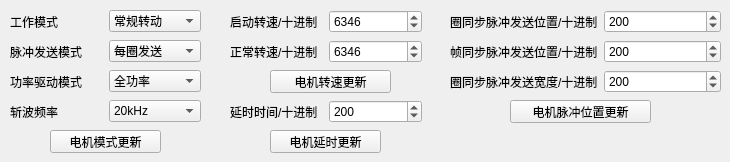
   <widget class="QWidget" name="tab_2">
    <attribute name="title">
     <string>电机注数</string>
    </attribute>
    <widget class="QPushButton" name="pushButton_djmode">
     <property name="geometry">
      <rect>
       <x>50</x>
       <y>130</y>
       <width>111</width>
       <height>23</height>
      </rect>
     </property>
     <property name="text">
      <string>电机模式更新</string>
     </property>
    </widget>
    <widget class="QWidget" name="layoutWidget_3">
     <property name="geometry">
      <rect>
       <x>230</x>
       <y>40</y>
       <width>192</width>
       <height>23</height>
      </rect>
     </property>
     <layout class="QHBoxLayout" name="horizontalLayout_22">
      <item>
       <widget class="QLabel" name="label_21">
        <property name="text">
         <string>正常转速/十进制</string>
        </property>
       </widget>
      </item>
      <item>
       <widget class="QSpinBox" name="spinBox_dj_work_rpm">
        <property name="enabled">
         <bool>true</bool>
        </property>
        <property name="readOnly">
         <bool>false</bool>
        </property>
        <property name="minimum">
         <number>1</number>
        </property>
        <property name="maximum">
         <number>65535</number>
        </property>
        <property name="value">
         <number>6346</number>
        </property>
        <property name="displayIntegerBase">
         <number>10</number>
        </property>
       </widget>
      </item>
     </layout>
    </widget>
    <widget class="QPushButton" name="pushButton_djrpm">
     <property name="geometry">
      <rect>
       <x>270</x>
       <y>70</y>
       <width>121</width>
       <height>23</height>
      </rect>
     </property>
     <property name="text">
      <string>电机转速更新</string>
     </property>
    </widget>
    <widget class="QWidget" name="layoutWidget_4">
     <property name="geometry">
      <rect>
       <x>230</x>
       <y>100</y>
       <width>192</width>
       <height>23</height>
      </rect>
     </property>
     <layout class="QHBoxLayout" name="horizontalLayout_23">
      <item>
       <widget class="QLabel" name="label_22">
        <property name="text">
         <string>延时时间/十进制</string>
        </property>
       </widget>
      </item>
      <item>
       <widget class="QSpinBox" name="spinBox_dj_relay">
        <property name="enabled">
         <bool>true</bool>
        </property>
        <property name="readOnly">
         <bool>false</bool>
        </property>
        <property name="minimum">
         <number>1</number>
        </property>
        <property name="maximum">
         <number>65535</number>
        </property>
        <property name="value">
         <number>200</number>
        </property>
        <property name="displayIntegerBase">
         <number>10</number>
        </property>
       </widget>
      </item>
     </layout>
    </widget>
    <widget class="QPushButton" name="pushButton_djrelay">
     <property name="geometry">
      <rect>
       <x>270</x>
       <y>130</y>
       <width>111</width>
       <height>23</height>
      </rect>
     </property>
     <property name="text">
      <string>电机延时更新</string>
     </property>
    </widget>
    <widget class="QWidget" name="layoutWidget_5">
     <property name="geometry">
      <rect>
       <x>450</x>
       <y>10</y>
       <width>271</width>
       <height>23</height>
      </rect>
     </property>
     <layout class="QHBoxLayout" name="horizontalLayout_24">
      <item>
       <widget class="QLabel" name="label_23">
        <property name="text">
         <string>圈同步脉冲发送位置/十进制</string>
        </property>
       </widget>
      </item>
      <item>
       <widget class="QSpinBox" name="spinBox_dj_loop_pos">
        <property name="enabled">
         <bool>true</bool>
        </property>
        <property name="readOnly">
         <bool>false</bool>
        </property>
        <property name="minimum">
         <number>1</number>
        </property>
        <property name="maximum">
         <number>65535</number>
        </property>
        <property name="value">
         <number>200</number>
        </property>
        <property name="displayIntegerBase">
         <number>10</number>
        </property>
       </widget>
      </item>
     </layout>
    </widget>
    <widget class="QWidget" name="layoutWidget_6">
     <property name="geometry">
      <rect>
       <x>450</x>
       <y>40</y>
       <width>271</width>
       <height>23</height>
      </rect>
     </property>
     <layout class="QHBoxLayout" name="horizontalLayout_25">
      <item>
       <widget class="QLabel" name="label_24">
        <property name="text">
         <string>帧同步脉冲发送位置/十进制</string>
        </property>
       </widget>
      </item>
      <item>
       <widget class="QSpinBox" name="spinBox_dj_frame_pos">
        <property name="enabled">
         <bool>true</bool>
        </property>
        <property name="readOnly">
         <bool>false</bool>
        </property>
        <property name="minimum">
         <number>1</number>
        </property>
        <property name="maximum">
         <number>65535</number>
        </property>
        <property name="value">
         <number>200</number>
        </property>
        <property name="displayIntegerBase">
         <number>10</number>
        </property>
       </widget>
      </item>
     </layout>
    </widget>
    <widget class="QWidget" name="layoutWidget_7">
     <property name="geometry">
      <rect>
       <x>450</x>
       <y>70</y>
       <width>271</width>
       <height>23</height>
      </rect>
     </property>
     <layout class="QHBoxLayout" name="horizontalLayout_26">
      <item>
       <widget class="QLabel" name="label_25">
        <property name="text">
         <string>圈同步脉冲发送宽度/十进制</string>
        </property>
       </widget>
      </item>
      <item>
       <widget class="QSpinBox" name="spinBox_dj_loop_width">
        <property name="enabled">
         <bool>true</bool>
        </property>
        <property name="readOnly">
         <bool>false</bool>
        </property>
        <property name="minimum">
         <number>1</number>
        </property>
        <property name="maximum">
         <number>255</number>
        </property>
        <property name="value">
         <number>200</number>
        </property>
        <property name="displayIntegerBase">
         <number>10</number>
        </property>
       </widget>
      </item>
     </layout>
    </widget>
    <widget class="QPushButton" name="pushButton_djpos">
     <property name="geometry">
      <rect>
       <x>510</x>
       <y>100</y>
       <width>141</width>
       <height>23</height>
      </rect>
     </property>
     <property name="text">
      <string>电机脉冲位置更新</string>
     </property>
    </widget>
    <widget class="QWidget" name="layoutWidget">
     <property name="geometry">
      <rect>
       <x>10</x>
       <y>10</y>
       <width>191</width>
       <height>23</height>
      </rect>
     </property>
     <layout class="QHBoxLayout" name="horizontalLayout_17">
      <item>
       <widget class="QLabel" name="label_16">
        <property name="text">
         <string>工作模式</string>
        </property>
       </widget>
      </item>
      <item>
       <widget class="QComboBox" name="comboBox_djmode">
        <item>
         <property name="text">
          <string>常规转动</string>
         </property>
        </item>
        <item>
         <property name="text">
          <string>同步转动</string>
         </property>
        </item>
        <item>
         <property name="text">
          <string>反向转动</string>
         </property>
        </item>
       </widget>
      </item>
     </layout>
    </widget>
    <widget class="QWidget" name="layoutWidget">
     <property name="geometry">
      <rect>
       <x>10</x>
       <y>40</y>
       <width>191</width>
       <height>23</height>
      </rect>
     </property>
     <layout class="QHBoxLayout" name="horizontalLayout_18">
      <item>
       <widget class="QLabel" name="label_17">
        <property name="text">
         <string>脉冲发送模式</string>
        </property>
       </widget>
      </item>
      <item>
       <widget class="QComboBox" name="comboBox_djpulse">
        <item>
         <property name="text">
          <string>每圈发送</string>
         </property>
        </item>
        <item>
         <property name="text">
          <string>隔圈发送</string>
         </property>
        </item>
       </widget>
      </item>
     </layout>
    </widget>
    <widget class="QWidget" name="layoutWidget">
     <property name="geometry">
      <rect>
       <x>10</x>
       <y>70</y>
       <width>191</width>
       <height>23</height>
      </rect>
     </property>
     <layout class="QHBoxLayout" name="horizontalLayout_19">
      <item>
       <widget class="QLabel" name="label_18">
        <property name="text">
         <string>功率驱动模式</string>
        </property>
       </widget>
      </item>
      <item>
       <widget class="QComboBox" name="comboBox_djpower">
        <item>
         <property name="text">
          <string>全功率</string>
         </property>
        </item>
        <item>
         <property name="text">
          <string>80%功率</string>
         </property>
        </item>
       </widget>
      </item>
     </layout>
    </widget>
    <widget class="QWidget" name="layoutWidget">
     <property name="geometry">
      <rect>
       <x>10</x>
       <y>100</y>
       <width>191</width>
       <height>23</height>
      </rect>
     </property>
     <layout class="QHBoxLayout" name="horizontalLayout_20">
      <item>
       <widget class="QLabel" name="label_19">
        <property name="text">
         <string>斩波频率</string>
        </property>
       </widget>
      </item>
      <item>
       <widget class="QComboBox" name="comboBox_djfreq">
        <item>
         <property name="text">
          <string>20kHz</string>
         </property>
        </item>
        <item>
         <property name="text">
          <string>40kHz</string>
         </property>
        </item>
       </widget>
      </item>
     </layout>
    </widget>
    <widget class="QWidget" name="layoutWidget">
     <property name="geometry">
      <rect>
       <x>230</x>
       <y>10</y>
       <width>192</width>
       <height>23</height>
      </rect>
     </property>
     <layout class="QHBoxLayout" name="horizontalLayout_21">
      <item>
       <widget class="QLabel" name="label_20">
        <property name="text">
         <string>启动转速/十进制</string>
        </property>
       </widget>
      </item>
      <item>
       <widget class="QSpinBox" name="spinBox_dj_start_rpm">
        <property name="enabled">
         <bool>true</bool>
        </property>
        <property name="readOnly">
         <bool>false</bool>
        </property>
        <property name="minimum">
         <number>1</number>
        </property>
        <property name="maximum">
         <number>65535</number>
        </property>
        <property name="value">
         <number>6346</number>
        </property>
        <property name="displayIntegerBase">
         <number>10</number>
        </property>
       </widget>
      </item>
     </layout>
    </widget>
   </widget>
